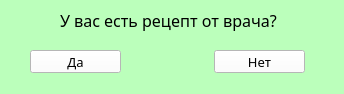
<?xml version="1.0" encoding="UTF-8"?>
<ui version="4.0">
 <class>Form</class>
 <widget class="QWidget" name="Form">
  <property name="geometry">
   <rect>
    <x>0</x>
    <y>0</y>
    <width>344</width>
    <height>94</height>
   </rect>
  </property>
  <property name="windowTitle">
   <string>Form</string>
  </property>
  <property name="styleSheet">
   <string notr="true">background-color: rgb(187, 255, 187);</string>
  </property>
  <widget class="QLabel" name="label">
   <property name="geometry">
    <rect>
     <x>60</x>
     <y>10</y>
     <width>271</width>
     <height>21</height>
    </rect>
   </property>
   <property name="font">
    <font>
     <family>Microsoft YaHei UI Light</family>
     <pointsize>12</pointsize>
    </font>
   </property>
   <property name="text">
    <string>У вас есть рецепт от врача?</string>
   </property>
  </widget>
  <widget class="QPushButton" name="pushButton_yes">
   <property name="geometry">
    <rect>
     <x>30</x>
     <y>50</y>
     <width>91</width>
     <height>23</height>
    </rect>
   </property>
   <property name="font">
    <font>
     <family>Microsoft YaHei UI Light</family>
     <pointsize>10</pointsize>
    </font>
   </property>
   <property name="styleSheet">
    <string notr="true">background-color: rgb(255, 255, 255);</string>
   </property>
   <property name="text">
    <string>Да</string>
   </property>
  </widget>
  <widget class="QPushButton" name="pushButton_no">
   <property name="geometry">
    <rect>
     <x>214</x>
     <y>50</y>
     <width>91</width>
     <height>23</height>
    </rect>
   </property>
   <property name="font">
    <font>
     <family>Microsoft YaHei UI Light</family>
     <pointsize>10</pointsize>
    </font>
   </property>
   <property name="styleSheet">
    <string notr="true">background-color: rgb(255, 255, 255);</string>
   </property>
   <property name="text">
    <string>Нет</string>
   </property>
  </widget>
  <widget class="QLabel" name="label_2">
   <property name="geometry">
    <rect>
     <x>140</x>
     <y>40</y>
     <width>51</width>
     <height>41</height>
    </rect>
   </property>
   <property name="styleSheet">
    <string notr="true">background-image: url(:/newPrefix/Screenshot_1.png);</string>
   </property>
   <property name="text">
    <string/>
   </property>
   <property name="pixmap">
    <pixmap resource="../../../Desktop/proj/projj.qrc">:/newPrefix/Screenshot_1.png</pixmap>
   </property>
   <property name="scaledContents">
    <bool>true</bool>
   </property>
  </widget>
 </widget>
 <resources>
  <include location="../../../Desktop/proj/projj.qrc"/>
 </resources>
 <connections/>
</ui>
